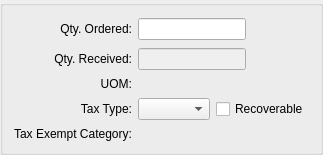
      <widget class="QGroupBox" name="_qtyGroup">
       <property name="title">
        <string/>
       </property>
       <layout class="QGridLayout" name="gridLayout_8">
        <item row="0" column="0">
         <layout class="QVBoxLayout" name="verticalLayout_2">
          <item>
           <layout class="QGridLayout" name="gridLayout_6">
            <item row="0" column="0">
             <widget class="QLabel" name="_orderedLit">
              <property name="minimumSize">
               <size>
                <width>0</width>
                <height>24</height>
               </size>
              </property>
              <property name="text">
               <string>Qty. Ordered:</string>
              </property>
              <property name="alignment">
               <set>Qt::AlignRight|Qt::AlignTrailing|Qt::AlignVCenter</set>
              </property>
              <property name="buddy">
               <cstring>_ordered</cstring>
              </property>
             </widget>
            </item>
            <item row="0" column="1">
             <layout class="QHBoxLayout" name="horizontalLayout_2">
              <item>
               <widget class="XLineEdit" name="_ordered">
                <property name="sizePolicy">
                 <sizepolicy hsizetype="Preferred" vsizetype="Fixed">
                  <horstretch>0</horstretch>
                  <verstretch>0</verstretch>
                 </sizepolicy>
                </property>
                <property name="alignment">
                 <set>Qt::AlignRight</set>
                </property>
               </widget>
              </item>
              <item>
               <spacer name="horizontalSpacer_4">
                <property name="orientation">
                 <enum>Qt::Horizontal</enum>
                </property>
                <property name="sizeHint" stdset="0">
                 <size>
                  <width>0</width>
                  <height>20</height>
                 </size>
                </property>
               </spacer>
              </item>
             </layout>
            </item>
            <item row="1" column="0">
             <widget class="QLabel" name="_receivedLit">
              <property name="minimumSize">
               <size>
                <width>0</width>
                <height>24</height>
               </size>
              </property>
              <property name="text">
               <string>Qty. Received:</string>
              </property>
              <property name="alignment">
               <set>Qt::AlignRight|Qt::AlignTrailing|Qt::AlignVCenter</set>
              </property>
             </widget>
            </item>
            <item row="1" column="1">
             <layout class="QHBoxLayout" name="horizontalLayout_3">
              <item>
               <widget class="XLineEdit" name="_received">
                <property name="enabled">
                 <bool>false</bool>
                </property>
                <property name="alignment">
                 <set>Qt::AlignRight|Qt::AlignTrailing|Qt::AlignVCenter</set>
                </property>
               </widget>
              </item>
              <item>
               <spacer name="horizontalSpacer_5">
                <property name="orientation">
                 <enum>Qt::Horizontal</enum>
                </property>
                <property name="sizeHint" stdset="0">
                 <size>
                  <width>0</width>
                  <height>20</height>
                 </size>
                </property>
               </spacer>
              </item>
             </layout>
            </item>
            <item row="2" column="0">
             <widget class="QLabel" name="_uomLit">
              <property name="text">
               <string>UOM:</string>
              </property>
              <property name="alignment">
               <set>Qt::AlignRight|Qt::AlignTrailing|Qt::AlignVCenter</set>
              </property>
             </widget>
            </item>
            <item row="2" column="1">
             <widget class="QLabel" name="_uom">
              <property name="enabled">
               <bool>false</bool>
              </property>
              <property name="minimumSize">
               <size>
                <width>80</width>
                <height>0</height>
               </size>
              </property>
              <property name="text">
               <string/>
              </property>
              <property name="alignment">
               <set>Qt::AlignLeading|Qt::AlignLeft|Qt::AlignVCenter</set>
              </property>
             </widget>
            </item>
            <item row="3" column="0">
             <widget class="QLabel" name="_taxtypeLit">
              <property name="minimumSize">
               <size>
                <width>0</width>
                <height>24</height>
               </size>
              </property>
              <property name="text">
               <string>Tax Type:</string>
              </property>
              <property name="alignment">
               <set>Qt::AlignRight|Qt::AlignTrailing|Qt::AlignVCenter</set>
              </property>
             </widget>
            </item>
            <item row="3" column="1">
             <layout class="QHBoxLayout" name="horizontalLayout">
              <item>
               <widget class="XComboBox" name="_taxtype">
                <property name="enabled">
                 <bool>true</bool>
                </property>
                <property name="allowNull">
                 <bool>true</bool>
                </property>
                <property name="nullStr">
                 <string>None</string>
                </property>
                <property name="type">
                 <enum>XComboBox::TaxTypes</enum>
                </property>
               </widget>
              </item>
              <item>
               <spacer name="horizontalSpacer_2">
                <property name="orientation">
                 <enum>Qt::Horizontal</enum>
                </property>
                <property name="sizeHint" stdset="0">
                 <size>
                  <width>0</width>
                  <height>20</height>
                 </size>
                </property>
               </spacer>
              </item>
              <item>
               <widget class="XCheckBox" name="_taxRecoverable">
                <property name="text">
                 <string>Recoverable</string>
                </property>
                <property name="forgetful">
                 <bool>true</bool>
                </property>
               </widget>
              </item>
             </layout>
            </item>
            <item row="4" column="0">
             <widget class="QLabel" name="_taxExemptLit">
              <property name="text">
               <string>Tax Exempt Category:</string>
              </property>
             </widget>
            </item>
            <item row="4" column="1">
             <widget class="TaxExemptCluster" name="_taxExempt"/>
            </item>
           </layout>
          </item>
          <item>
           <spacer name="verticalSpacer_2">
            <property name="orientation">
             <enum>Qt::Vertical</enum>
            </property>
            <property name="sizeHint" stdset="0">
             <size>
              <width>20</width>
              <height>0</height>
             </size>
            </property>
           </spacer>
          </item>
         </layout>
        </item>
       </layout>
      </widget>
